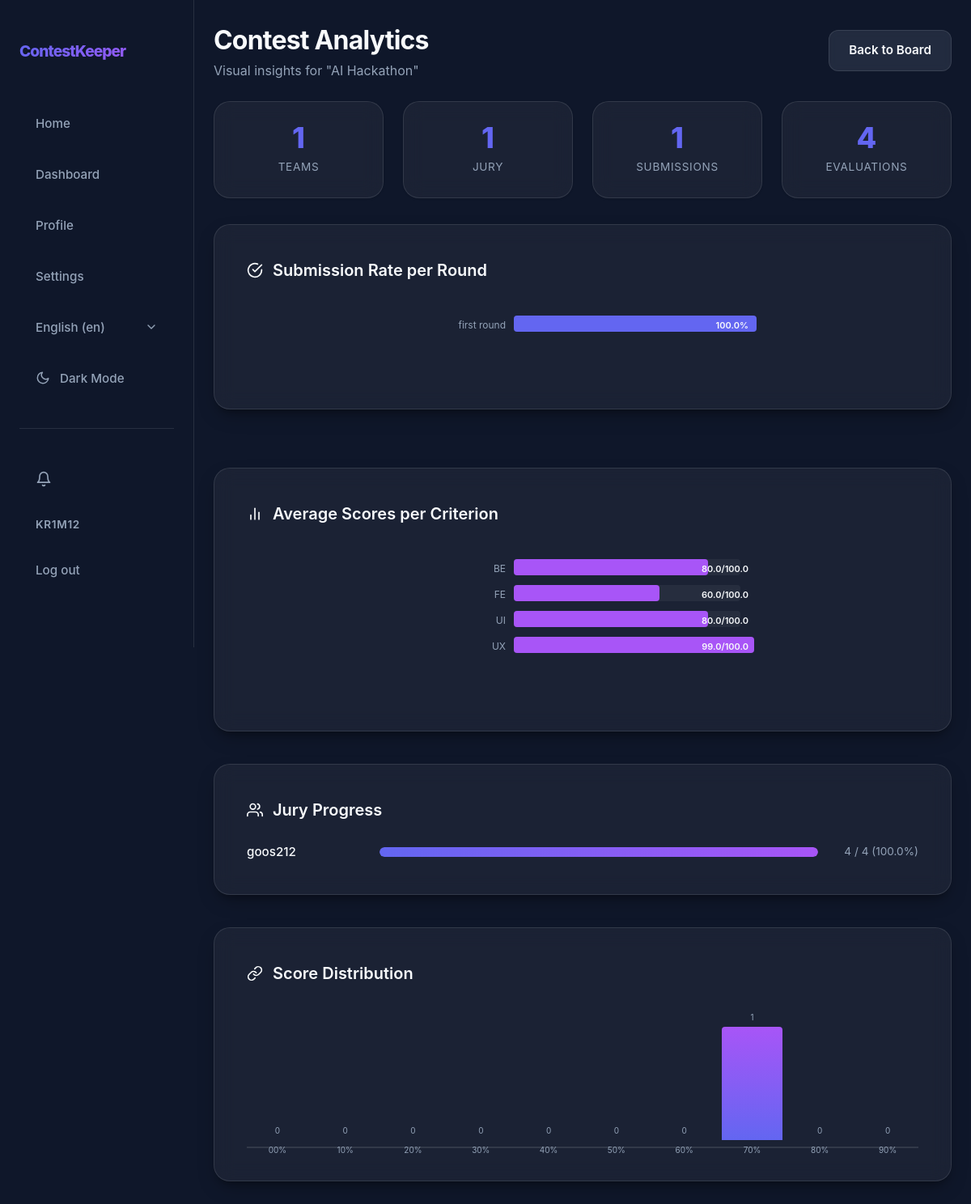
/en/contests/14/analytics/ (signed in), run on the app's committed database.
### app/models.py (models this page shows, shortened)
class User(AbstractUser):
    class Role(models.TextChoices):
        ORGANIZER = "ORGANIZER", _("Organizer")
        JURY = "JURY", _("Jury")
        PARTICIPANT = "PARTICIPANT", _("Participant")
    username = models.CharField(max_length=20, unique=True)
    bio = models.CharField(max_length=200, blank=True)
    role = models.CharField(choices=Role.choices, default=Role.PARTICIPANT)

class Contest(models.Model):
    class Status(models.TextChoices):
        DRAFT = "DRAFT", _("Draft")
        REGISTRATION = "REGISTRATION", _("Registration")
        RUNNING = "RUNNING", _("Running")
        FINISHED = "FINISHED", _("Finished")
    name = models.CharField(max_length=100)
    description = models.TextField(max_length=500)
    registration_start = models.DateTimeField(null=True, blank=True)
    registration_end = models.DateTimeField(null=True, blank=True)
    start_date = models.DateTimeField()
    end_date = models.DateTimeField()
    max_teams = models.PositiveIntegerField(null=True, blank=True)
    format = models.CharField(max_length=50, blank=True, help_text="e.g. Online, Onsite, Hybrid")
    organizer = models.ForeignKey(User, on_delete=models.CASCADE, related_name="organized_contests", null=True, blank=True)
    status = models.CharField(choices=Status.choices, default=Status.DRAFT)
    is_draft = models.BooleanField(default=True)
    jurys = models.ManyToManyField(User, related_name="judged_contests", blank=True)
    participants = models.ManyToManyField(User, related_name="participated_contests", blank=True)
    teams = models.ManyToManyField(Team, related_name="teams_in_contests", blank=True)

class Round(models.Model):
    class Status(models.TextChoices):
        DRAFT = "DRAFT", _("Draft")
        ACTIVE = "ACTIVE", _("Active")
        SUBMISSION_CLOSED = "SUBMISSION_CLOSED", _("Submission Closed")
        EVALUATED = "EVALUATED", _("Evaluated")
    contest = models.ForeignKey(Contest, on_delete=models.CASCADE, related_name="rounds")
    title = models.CharField(max_length=200)
    description = models.TextField()
    tech_requirements = models.TextField()
    must_have = models.JSONField(default=list, help_text="List of required checklist items")
    start_time = models.DateTimeField()
    deadline = models.DateTimeField()
    materials = models.JSONField(default=list, blank=True, help_text="List of {label, url}")
    status = models.CharField(max_length=20, choices=Status.choices, default=Status.DRAFT)
    order = models.PositiveIntegerField(default=0, help_text="Round number within contest")
    created_by = models.ForeignKey(User, on_delete=models.SET_NULL, null=True, related_name="created_rounds")
    created_at = models.DateTimeField(auto_now_add=True)
    class Meta:
        ordering = ["contest", "order", "created_at"]
        unique_together = ("contest", "order")

class ScoringCriterion(models.Model):
    class AggregationType(models.TextChoices):
        SUM = "SUM", _("Sum")
        AVERAGE = "AVERAGE", _("Average")
    contest = models.ForeignKey(Contest, on_delete=models.CASCADE, related_name="scoring_criteria")
    name = models.CharField(max_length=100)
    max_score = models.PositiveIntegerField(
        default=100,
        validators=[MinValueValidator(1)],
    )
    weight = models.DecimalField(
        max_digits=6,
        decimal_places=2,
        default=Decimal("1.00"),
        validators=[MinValueValidator(Decimal("0.01"))],
    )
    aggregation_type = models.CharField(
        max_length=10,
        choices=AggregationType.choices,
        default=AggregationType.AVERAGE,
    )
    order = models.PositiveIntegerField(default=0)
    class Meta:
        ordering = ["order", "id"]
        unique_together = ("contest", "name")

### app/views/views_analytics.py (the view)
# urls.py: path("<int:pk>/analytics/",                 views.OrganizerAnalyticsView.as_view(), name="organizer_analytics"),
class OrganizerAnalyticsView(OrganizerRequiredMixin, TemplateView):
    template_name = "app/admin/analytics.html"
    def get_context_data(self, **kwargs):
        from django.db.models import Avg
        context = super().get_context_data(**kwargs)
        contest = self.contest
        teams_count = contest.teams.count()
        jury_members = contest.jurys.all()
        criteria = contest.scoring_criteria.all().order_by("order")
        entries = LeaderboardEntry.objects.filter(contest=contest)
        submission_stats = []
        max_bar_width = 300
        bar_height = 24
        bar_gap = 8
        for i, r in enumerate(contest.rounds.all().order_by("order")):
            submitted = r.submissions.count()
            pct = round(submitted / teams_count * 100, 1) if teams_count else 0
            submission_stats.append({
                "name": r.title,
                "submitted": submitted,
                "total": teams_count,
                "pct": pct,
                "bar_y": i * (bar_height + bar_gap),
                "bar_width": int(pct * (max_bar_width / 100)),
            })
        score_stats = []
        for i, c in enumerate(criteria):
            avg_score = JuryScore.objects.filter(contest=contest, criterion=c).aggregate(avg=Avg("score"))["avg"] or 0
            pct = round(float(avg_score) / float(c.max_score) * 100, 1) if c.max_score else 0
            score_stats.append({
                "name": c.name,
                "avg": round(float(avg_score), 1),
                "max": c.max_score,
                "pct": pct,
                "bar_y": i * (bar_height + bar_gap),
                "bar_width": int(pct * (max_bar_width / 100)),
            })
        jury_stats = []
        criteria_count = criteria.count()
        expected_per_jury = teams_count * criteria_count
        for jury in jury_members:
            actual = JuryScore.objects.filter(contest=contest, jury_member=jury).count()
            pct = round(actual / expected_per_jury * 100, 1) if expected_per_jury > 0 else 0
            jury_stats.append({
                "username": jury.username,
                "actual": actual,
                "expected": expected_per_jury,
                "percent": pct,
            })
        distribution = [0] * 10
        max_possible = sum(float(c.max_score) * float(c.weight) for c in criteria)
        for entry in entries:
            score = float(entry.total_score)
            if max_possible > 0:
                bucket = min(int((score / float(max_possible)) * 10), 9)
                distribution[bucket] += 1
        context.update({
            "total_teams": teams_count,
            "total_jury": jury_members.count(),
            "total_submissions": Submission.objects.filter(round__contest=contest).count(),
            "total_evaluations": JuryScore.objects.filter(contest=contest).count(),
            "submission_stats": submission_stats,
            "submission_svg_height": len(submission_stats) * (bar_height + bar_gap),
            "score_stats": score_stats,
            "score_svg_height": len(score_stats) * (bar_height + bar_gap),
            "jury_stats": jury_stats,
            "distribution": distribution,
            "max_count": max(distribution) if distribution else 0,
            "max_possible": float(max_possible),
            "entries_count": entries.count(),
        })
        return context

### app/templates/app/admin/analytics.html (shortened to what this page needs)
{% extends 'app/core/base.html' %}
{% load static %}
{% block extra_css %}
<link rel="stylesheet" href="{% static 'css/admin/analytics.css' %}">
<link rel="stylesheet" href="{% static 'css/admin/admin_analytics.css' %}">
{% endblock %}
{% block content %}
<header class="dashboard-header">
    <div class="header-left">
        <h1>Contest Analytics</h1>
        <p class="p-001">Visual insights for "{{ contest.name }}"</p>
    </div>
    <div class="header-right">
        <a href="{% url 'admin_leaderboard_dashboard' contest.pk %}" class="btn btn-secondary">Back to Board</a>
    </div>
</header>
<div class="analytics-summary">
    <div class="summary-card">
        <div class="summary-value">{{ total_teams }}</div>
        <div class="summary-label">Teams</div>
    </div>
    <div class="summary-card">
        <div class="summary-value">{{ total_jury }}</div>
        <div class="summary-label">Jury</div>
    </div>
    <div class="summary-card">
        <div class="summary-value">{{ total_submissions }}</div>
        <div class="summary-label">Submissions</div>
    </div>
    <div class="summary-card">
        <div class="summary-value">{{ total_evaluations }}</div>
        <div class="summary-label">Evaluations</div>
    </div>
</div>
<div class="div-001">
    <div class="glass-panel chart-section">
        <div class="chart-title">
            <svg width="20" height="20" viewBox="0 0 24 24" fill="none" stroke="currentColor" stroke-width="2" stroke-linecap="round" stroke-linejoin="round"><path d="M22 11.08V12a10 10 0 1 1-5.93-9.14"></path><polyline points="22 4 12 14.01 9 11.01"></polyline></svg>
            Submission Rate per Round
        </div>
        <div class="chart-container">
            {% if submission_stats %}
            <svg width="100%" height="{{ submission_svg_height|add:20 }}" viewBox="0 0 450 {{ submission_svg_height|add:20 }}">
                {% for stat in submission_stats %}
                <text x="130" y="{{ stat.bar_y|add:16 }}" text-anchor="end" fill="var(--text-muted)" font-size="12">{{ stat.name|truncatechars:18 }}</text>
                <rect x="140" y="{{ stat.bar_y }}" width="280" height="20" rx="4" fill="var(--glass-light)"/>
                <rect x="140" y="{{ stat.bar_y }}" width="{{ stat.bar_width }}" height="20" rx="4" fill="var(--primary)"/>
                <text x="430" y="{{ stat.bar_y|add:16 }}" text-anchor="end" fill="var(--text-main)" font-size="11" font-weight="600">{{ stat.pct }}%</text>
                {% endfor %}
            </svg>
            {% else %}
            <p class="p-002">No rounds defined yet.</p>
            {% endif %}
        </div>
    </div>
    <div class="glass-panel chart-section">
        <div class="chart-title">
            <svg width="20" height="20" viewBox="0 0 24 24" fill="none" stroke="currentColor" stroke-width="2" stroke-linecap="round" stroke-linejoin="round"><line x1="18" y1="20" x2="18" y2="10"></line><line x1="12" y1="20" x2="12" y2="4"></line><line x1="6" y1="20" x2="6" y2="14"></line></svg>
            Average Scores per Criterion
        </div>
        <div class="chart-container">
            {% if score_stats %}
            <svg width="100%" height="{{ score_svg_height|add:20 }}" viewBox="0 0 450 {{ score_svg_height|add:20 }}">
                {% for stat in score_stats %}
                <text x="130" y="{{ stat.bar_y|add:16 }}" text-anchor="end" fill="var(--text-muted)" font-size="12">{{ stat.name|truncatechars:18 }}</text>
                <rect x="140" y="{{ stat.bar_y }}" width="280" height="20" rx="4" fill="var(--glass-light)"/>
                <rect x="140" y="{{ stat.bar_y }}" width="{{ stat.bar_width }}" height="20" rx="4" fill="var(--secondary)"/>
                <text x="430" y="{{ stat.bar_y|add:16 }}" text-anchor="end" fill="var(--text-main)" font-size="11" font-weight="600">{{ stat.avg }}/{{ stat.max }}</text>
                {% endfor %}
            </svg>
            {% else %}
            <p class="p-002">No scoring criteria defined yet.</p>
            {% endif %}
        </div>
    </div>
</div>
<div class="glass-panel chart-section">
    <div class="chart-title">
        Jury Progress
    </div>
    <div class="jury-list">
        {% for jp in jury_stats %}
        <div class="jury-item">
            <div class="jury-name">{{ jp.username }}</div>
            <div class="progress-track">
                <div class="progress-fill" style="width: {{ jp.percent }}%;"></div>
            </div>
            <div class="jury-stats">{{ jp.actual }} / {{ jp.expected }} ({{ jp.percent }}%)</div>
        </div>
        {% empty %}
        <p class="p-002">No jury members assigned yet.</p>
        {% endfor %}
    </div>
</div>
<div class="glass-panel chart-section">
    <div class="chart-title">
        <svg width="20" height="20" viewBox="0 0 24 24" fill="none" stroke="currentColor" stroke-width="2" stroke-linecap="round" stroke-linejoin="round"><path d="M10 13a5 5 0 0 0 7.54.54l3-3a5 5 0 0 0-7.07-7.07l-1.72 1.71"></path><path d="M14 11a5 5 0 0 0-7.54-.54l-3 3a5 5 0 0 0 7.07 7.07l1.71-1.71"></path></svg>
        Score Distribution
    </div>
    <div class="div-003">
        {% for count in distribution %}
        {% with h=0 %}
        {% if max_count > 0 %}{% widthratio count max_count 140 as h %}{% endif %}
        <div class="div-005">
            <div style="background: linear-gradient(to top, var(--primary), var(--secondary)); height: {{ h }}px; border-radius: 4px 4px 0 0; transition: height 0.5s ease-out;">
                <div class="div-002">{{ count }}</div>
            </div>
            <div class="div-004">{{ forloop.counter0 }}0%</div>
        </div>
        {% endwith %}
        {% endfor %}
    </div>
</div>
{% endblock %}

### app/templates/app/core/nav.html (shortened to what this page needs)
{% load static i18n %}
<nav id="nav">
    <div class="nav-container">
        <a href="{% url 'home' %}" class="nav-logo">ContestKeeper</a>
        <div class="nav-links">
            <button data-url="{% url 'home' %}" class="nav-link" id="homeBtn">{% trans "Home" %}</button>
            <button data-url="{% url 'dashboard' %}" class="nav-link" id="dashboardBtn">{% trans "Dashboard" %}</button>
            <button data-url="{% url 'profile' %}" class="nav-link" id="profileBtn">{% trans "Profile" %}</button>
            <button data-url="{% url 'settings' %}" class="nav-link" id="settingsBtn">{% trans "Settings" %}</button>
            <div class="nav-lang-switcher">
                <form action="{% url 'set_language' %}" method="post" class="form-001">
                    <select name="language" onchange="this.form.submit()" class="nav-lang-select" aria-label="{% trans 'Select language' %}">
                        {% get_current_language as LANGUAGE_CODE %}
                        {% get_available_languages as LANGUAGES %}
                        {% get_language_info_list for LANGUAGES as languages %}
                        {% for language in languages %}
                            <option value="{{ language.code }}"{% if language.code == LANGUAGE_CODE %} selected{% endif %}>
                                {{ language.name_local }} ({{ language.code }})
                            </option>
                        {% endfor %}
                    </select>
                </form>
            </div>
            <button id="themeToggle" class="nav-link" aria-label="{% trans 'Toggle theme' %}">
                <svg id="themeIcon" width="18" height="18" viewBox="0 0 24 24" fill="none" stroke="currentColor" stroke-width="2" stroke-linecap="round" stroke-linejoin="round" class="svg-001">
                    <path d="M21 12.79A9 9 0 1 1 11.21 3 7 7 0 0 0 21 12.79z"></path>
                </svg>
                <span id="themeText">{% if request.COOKIES.theme == 'light' %}{% trans "Light Mode" %}{% else %}{% trans "Dark Mode" %}{% endif %}</span>
            </button>
            <hr class="nav-auth-divider">
            {% if user.is_authenticated %}
            <button data-url="{% url 'notification_list' %}" class="nav-link notification-btn" id="notificationsBtn" aria-label="{% trans 'Notifications' %}">
                <svg width="20" height="20" viewBox="0 0 24 24" fill="none" stroke="currentColor" stroke-width="2" stroke-linecap="round" stroke-linejoin="round">
                    <path d="M18 8A6 6 0 0 0 6 8c0 7-3 9-3 9h18s-3-2-3-9"></path>
                    <path d="M13.73 21a2 2 0 0 1-3.46 0"></path>
                </svg>
            </button>
            <span class="nav-user">{{ user.username }}</span>
            <form method="post" action="{% url 'logout' %}" class="nav-logout-form">
                <button type="submit" class="nav-link">{% trans "Log out" %}</button>
            </form>
            {% else %}
            <a href="{% url 'register' %}" class="nav-link">{% trans "Register" %}</a>
            <a href="{% url 'login' %}" class="nav-link">{% trans "Log in" %}</a>
            {% endif %}
        </div>
    </div>
</nav>

### data on the page
User: username "KR1M12"
Contest: name "AI Hackathon"
Round: name "first round"
ScoringCriterion: name "BE", max "100.0", username "goos212", actual "4", expected "4", percent "100.0"
ScoringCriterion: name "FE", max "100.0"
ScoringCriterion: name "UI", max "100.0"
ScoringCriterion: name "UX", max "100.0"

### other printed values
{{ total_teams }} "1"
{{ total_jury }} "1"
{{ total_submissions }} "1"
{{ total_evaluations }} "4"
{{ stat.pct }} "100.0"
{{ stat.avg }} "80.0" "60.0" "80.0" "99.0"
{{ count }} "0" "0" "0" "0" "0" "0" "0" "1" "0" "0"
form field language "English (en)"
